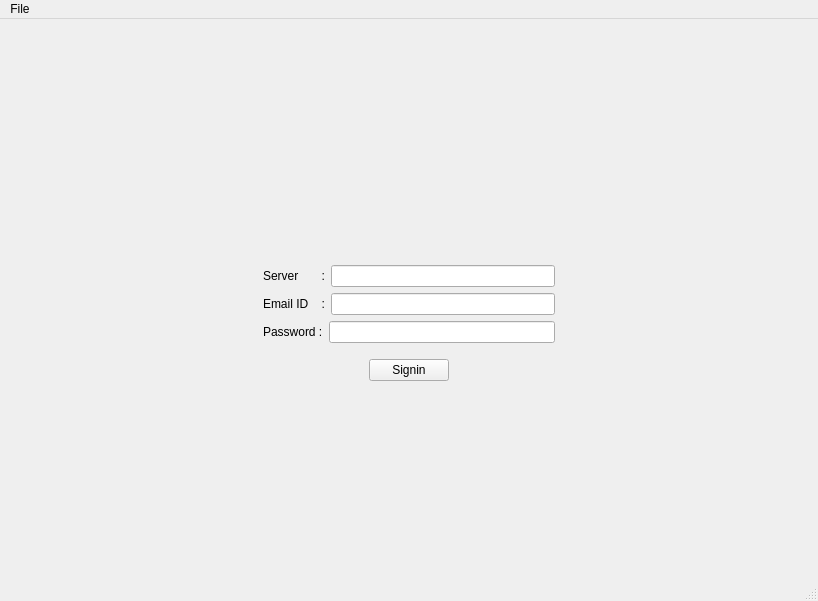
<?xml version="1.0" encoding="UTF-8"?>
<ui version="4.0">
 <class>email</class>
 <widget class="QMainWindow" name="email">
  <property name="geometry">
   <rect>
    <x>0</x>
    <y>0</y>
    <width>818</width>
    <height>601</height>
   </rect>
  </property>
  <property name="windowTitle">
   <string>Welcome - Login</string>
  </property>
  <property name="whatsThis">
   <string extracomment="Email"/>
  </property>
  <widget class="QWidget" name="centralwidget">
   <layout class="QGridLayout" name="gridLayout_2">
    <item row="0" column="1">
     <spacer name="verticalSpacer_5">
      <property name="orientation">
       <enum>Qt::Vertical</enum>
      </property>
      <property name="sizeHint" stdset="0">
       <size>
        <width>20</width>
        <height>40</height>
       </size>
      </property>
     </spacer>
    </item>
    <item row="1" column="0">
     <spacer name="horizontalSpacer_5">
      <property name="orientation">
       <enum>Qt::Horizontal</enum>
      </property>
      <property name="sizeHint" stdset="0">
       <size>
        <width>234</width>
        <height>20</height>
       </size>
      </property>
     </spacer>
    </item>
    <item row="1" column="1" colspan="3">
     <widget class="QLabel" name="warning_label">
      <property name="sizePolicy">
       <sizepolicy hsizetype="Minimum" vsizetype="Minimum">
        <horstretch>0</horstretch>
        <verstretch>30</verstretch>
       </sizepolicy>
      </property>
      <property name="minimumSize">
       <size>
        <width>300</width>
        <height>10</height>
       </size>
      </property>
      <property name="font">
       <font>
        <pointsize>14</pointsize>
        <weight>75</weight>
        <italic>true</italic>
        <bold>true</bold>
       </font>
      </property>
      <property name="styleSheet">
       <string notr="true">color: rgb(170, 0, 0)</string>
      </property>
      <property name="text">
       <string/>
      </property>
      <property name="alignment">
       <set>Qt::AlignCenter</set>
      </property>
     </widget>
    </item>
    <item row="1" column="4" rowspan="2">
     <spacer name="horizontalSpacer_6">
      <property name="orientation">
       <enum>Qt::Horizontal</enum>
      </property>
      <property name="sizeHint" stdset="0">
       <size>
        <width>233</width>
        <height>20</height>
       </size>
      </property>
     </spacer>
    </item>
    <item row="2" column="1">
     <spacer name="verticalSpacer">
      <property name="orientation">
       <enum>Qt::Vertical</enum>
      </property>
      <property name="sizeType">
       <enum>QSizePolicy::Minimum</enum>
      </property>
      <property name="sizeHint" stdset="0">
       <size>
        <width>20</width>
        <height>20</height>
       </size>
      </property>
     </spacer>
    </item>
    <item row="3" column="0">
     <spacer name="horizontalSpacer_3">
      <property name="orientation">
       <enum>Qt::Horizontal</enum>
      </property>
      <property name="sizeType">
       <enum>QSizePolicy::MinimumExpanding</enum>
      </property>
      <property name="sizeHint" stdset="0">
       <size>
        <width>50</width>
        <height>20</height>
       </size>
      </property>
     </spacer>
    </item>
    <item row="3" column="1" rowspan="2" colspan="3">
     <widget class="QFrame" name="signin_frame">
      <property name="sizePolicy">
       <sizepolicy hsizetype="Fixed" vsizetype="Fixed">
        <horstretch>0</horstretch>
        <verstretch>0</verstretch>
       </sizepolicy>
      </property>
      <property name="maximumSize">
       <size>
        <width>16777215</width>
        <height>16777215</height>
       </size>
      </property>
      <layout class="QGridLayout" name="gridLayout">
       <item row="0" column="0" rowspan="2" colspan="4">
        <layout class="QVBoxLayout" name="verticalLayout">
         <item>
          <layout class="QHBoxLayout" name="horizontalLayout_3">
           <item>
            <widget class="QLabel" name="label_server">
             <property name="text">
              <string>Server       :</string>
             </property>
            </widget>
           </item>
           <item>
            <widget class="QLineEdit" name="server_name"/>
           </item>
          </layout>
         </item>
         <item>
          <layout class="QHBoxLayout" name="horizontalLayout">
           <item>
            <widget class="QLabel" name="email_label">
             <property name="text">
              <string>Email ID    :</string>
             </property>
            </widget>
           </item>
           <item>
            <widget class="QLineEdit" name="Email_edit"/>
           </item>
          </layout>
         </item>
         <item>
          <layout class="QHBoxLayout" name="horizontalLayout_2">
           <item>
            <widget class="QLabel" name="pass_label">
             <property name="text">
              <string>Password :</string>
             </property>
            </widget>
           </item>
           <item>
            <widget class="QLineEdit" name="Pass_edit">
             <property name="inputMethodHints">
              <set>Qt::ImhNone</set>
             </property>
             <property name="text">
              <string/>
             </property>
            </widget>
           </item>
          </layout>
         </item>
        </layout>
       </item>
       <item row="2" column="1">
        <spacer name="verticalSpacer_4">
         <property name="orientation">
          <enum>Qt::Vertical</enum>
         </property>
         <property name="sizeType">
          <enum>QSizePolicy::Fixed</enum>
         </property>
         <property name="sizeHint" stdset="0">
          <size>
           <width>3</width>
           <height>10</height>
          </size>
         </property>
        </spacer>
       </item>
       <item row="3" column="0">
        <spacer name="horizontalSpacer">
         <property name="orientation">
          <enum>Qt::Horizontal</enum>
         </property>
         <property name="sizeType">
          <enum>QSizePolicy::Fixed</enum>
         </property>
         <property name="sizeHint" stdset="0">
          <size>
           <width>100</width>
           <height>20</height>
          </size>
         </property>
        </spacer>
       </item>
       <item row="3" column="1" colspan="2">
        <widget class="QPushButton" name="signin_btn">
         <property name="font">
          <font>
           <weight>50</weight>
           <bold>false</bold>
          </font>
         </property>
         <property name="text">
          <string>Signin</string>
         </property>
         <property name="shortcut">
          <string>Return</string>
         </property>
        </widget>
       </item>
       <item row="3" column="3">
        <spacer name="horizontalSpacer_2">
         <property name="orientation">
          <enum>Qt::Horizontal</enum>
         </property>
         <property name="sizeType">
          <enum>QSizePolicy::Fixed</enum>
         </property>
         <property name="sizeHint" stdset="0">
          <size>
           <width>100</width>
           <height>20</height>
          </size>
         </property>
        </spacer>
       </item>
      </layout>
     </widget>
    </item>
    <item row="4" column="4">
     <spacer name="horizontalSpacer_4">
      <property name="orientation">
       <enum>Qt::Horizontal</enum>
      </property>
      <property name="sizeHint" stdset="0">
       <size>
        <width>103</width>
        <height>20</height>
       </size>
      </property>
     </spacer>
    </item>
    <item row="5" column="2">
     <spacer name="verticalSpacer_3">
      <property name="orientation">
       <enum>Qt::Vertical</enum>
      </property>
      <property name="sizeType">
       <enum>QSizePolicy::Minimum</enum>
      </property>
      <property name="sizeHint" stdset="0">
       <size>
        <width>20</width>
        <height>180</height>
       </size>
      </property>
     </spacer>
    </item>
   </layout>
   <zorder>signin_frame</zorder>
   <zorder>verticalSpacer_3</zorder>
   <zorder>warning_label</zorder>
   <zorder>verticalSpacer</zorder>
   <zorder>verticalSpacer_5</zorder>
   <zorder>horizontalSpacer_5</zorder>
   <zorder>horizontalSpacer_6</zorder>
  </widget>
  <widget class="QMenuBar" name="menubar">
   <property name="geometry">
    <rect>
     <x>0</x>
     <y>0</y>
     <width>818</width>
     <height>25</height>
    </rect>
   </property>
   <widget class="QMenu" name="menuFile">
    <property name="title">
     <string>File</string>
    </property>
    <addaction name="actionQuit"/>
    <addaction name="actionLogout"/>
   </widget>
   <addaction name="menuFile"/>
  </widget>
  <widget class="QStatusBar" name="statusbar"/>
  <action name="actionQuit">
   <property name="text">
    <string>Quit</string>
   </property>
   <property name="shortcut">
    <string>Ctrl+W</string>
   </property>
  </action>
  <action name="actionLogout">
   <property name="text">
    <string>Logout</string>
   </property>
   <property name="shortcut">
    <string>Ctrl+Shift+L</string>
   </property>
  </action>
 </widget>
 <resources/>
 <connections/>
</ui>
